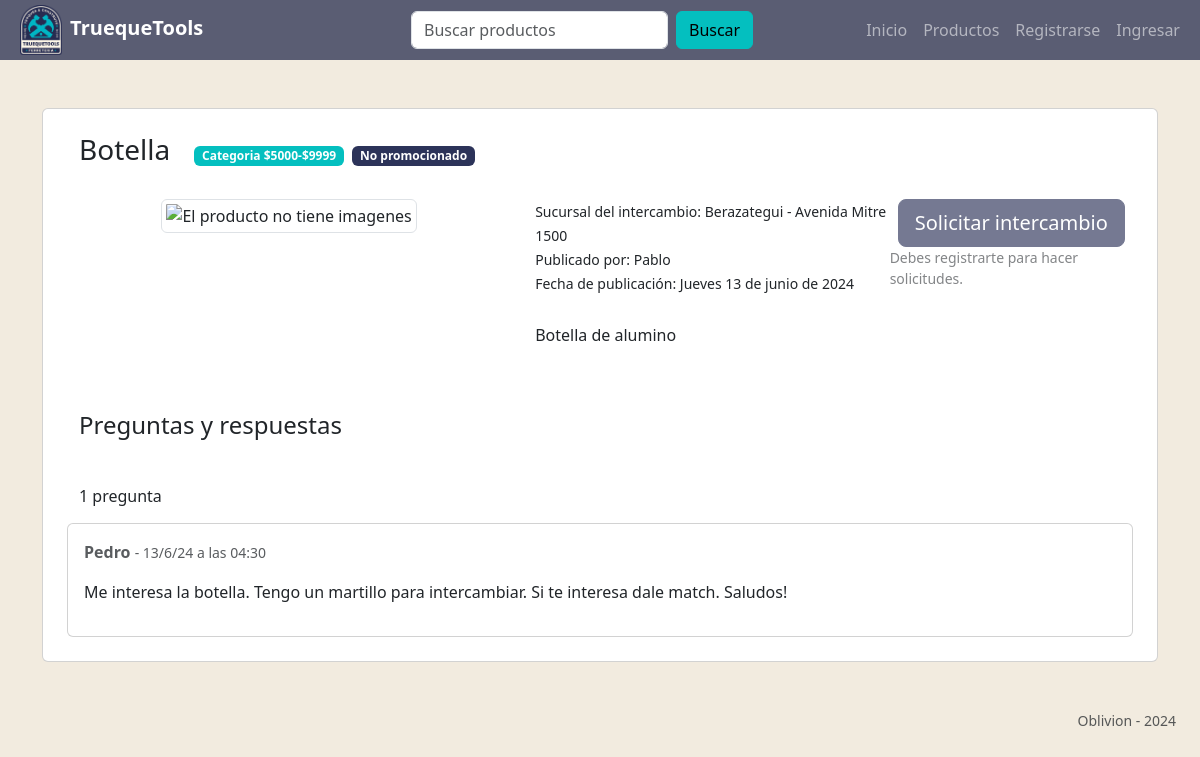
/productos/id/3, run on the app's committed database.
### tt_app/models.py (models this page shows, shortened)
class Producto(models.Model):
    nombre = models.CharField(max_length=50)
    descripcion = models.TextField(
        validators=[
            MinLengthValidator(10, "Este campo debe contener al menos 10 caracteres")
        ],
        max_length=1000,
    )
    class Categoria(models.IntegerChoices):
        categoria_1 = 1, _("$0-$4999")
        categoria_2 = 2, _("$5000-$9999")
        categoria_3 = 3, _("$10000+")
    categoria = models.IntegerField(choices=Categoria.choices)
    fecha_de_publicacion = models.DateTimeField(auto_now=False)
    imagen = ImageField(blank=True, upload_to="media/")
    promocionado = models.BooleanField(default=False)
    reservado = models.BooleanField(default=False)
    disponible = models.BooleanField(default=True)
    activo = models.BooleanField(default=True)
    usuario = models.ForeignKey(
        Usuario, on_delete=models.CASCADE, related_name="productos"
    )
    sucursal = models.ForeignKey(
        Sucursal, on_delete=models.CASCADE, related_name="productos"
    )
    fecha_hasta_promocion = models.DateTimeField(blank=True, null=True)

class Sucursal(models.Model):
    ciudad = models.CharField(max_length=50)
    direccion = models.CharField(max_length=200)
    activo = models.BooleanField(default=True)

class Usuario(AbstractBaseUser):
    email = models.EmailField(verbose_name="email", max_length=60, unique=True)
    username = models.CharField(max_length=30, blank=True)
    first_name = models.CharField(max_length=50, blank=True)
    last_name = models.CharField(max_length=50, blank=True)
    date_joined = models.DateTimeField(verbose_name="date joined", auto_now_add=True)
    last_login = models.DateTimeField(verbose_name="last login", auto_now=True)
    is_admin = models.BooleanField(default=False)
    is_active = models.BooleanField(default=True)
    is_staff = models.BooleanField(default=False)
    is_superuser = models.BooleanField(default=False)
    dni = models.CharField(max_length=10, blank=True)
    phone = models.CharField(max_length=30, blank=True)
    birthdate = models.DateField(default="1990-01-01", blank=True)
    hide_email = models.BooleanField(default=True)
    sucursal = models.ForeignKey(
        Sucursal, on_delete=models.CASCADE, related_name="empleados", null=True
    )
    objects = MyCustomUserManager()
    USERNAME_FIELD = "email"

class Pregunta(models.Model):
    producto = models.ForeignKey(
        Producto, on_delete=models.CASCADE, related_name="preguntas"
    )
    cliente = models.ForeignKey(Usuario, on_delete=models.CASCADE)
    texto = models.CharField(max_length=200)
    respuesta = models.ForeignKey(Respuesta, on_delete=models.CASCADE, null=True)
    fecha = models.DateTimeField(auto_now=True)
    activo = models.BooleanField(default=True)

### tt_app/views/producto_view.py (the view)
def detalle_producto(request, id):
    producto = get_object_or_404(Producto, id=id)
    preguntas = producto.preguntas.all().order_by("-fecha")
    form_pregunta = FormularioDePregunta()
    form_respuesta = FormularioDeRespuesta()
    return render(
        request,
        "productos/detalle_producto.html",
        {"producto": producto, "preguntas": preguntas, "form_pregunta": form_pregunta, "form_respuesta": form_respuesta},
    )

### tt_app/forms/producto_forms.py
class FormularioDePregunta(forms.ModelForm):
    texto = forms.CharField(
        required=True,
        max_length=1000,
        widget=forms.Textarea(
            attrs={"class": "form-control", "placeholder": "Escribí tu pregunta sobre este producto"}
        ),
        error_messages={
            "required": "Debe ingresar un texto para registrar la pregunta",
        },
    )
    class Meta:
        model = Pregunta
        fields = ["texto"]

class FormularioDeRespuesta(forms.ModelForm):
    texto = forms.CharField(
        required=True,
        max_length=1000,
        widget=forms.Textarea(
            attrs={"class": "form-control", "placeholder": "Respondé la consulta que hicieron sobre tu producto"}
        ),
        error_messages={
            "required": "Debe ingresar un texto para registrar la respuesta",
        },
    )
    class Meta:
        model = Respuesta
        fields = ["texto"]

### tt_app/templates/productos/detalle_producto.html (shortened to what this page needs)
{% extends 'base.html' %}
{% load static %}
{% block content %}
<div class="card ">
{% if producto.activo %}
<div class="row m-4">
    <span class="d-flex align-items-center mb-4 ">
        <h3 class="me-3">{{producto.nombre|capfirst}}</h3>
        <div class="mx-2">
            <a href="#" class="badge badge-primary bg-primary text-decoration-none text-white me-1">Categoria {{producto.get_categoria_display}}</a>
            {% if producto.promocionado %}
                <a href="#" class="badge badge-primary bg-warning text-decoration-none text-dark">Promocionado</a>
            {% else %}
                <a href="#" class="badge badge-secondary bg-secondary text-decoration-none text-white">No promocionado</a>
            {% endif %}
        </div>
    </span>
    <div class="col-5 ">
        <div class="d-flex align-items-center justify-content-center w-100">
            {% if producto.imagen %}
            <img src="{{producto.imagen.url}}" alt="Imagen del producto" class="img-fluid border border-2 w-100" />
            {% else %}
            <img src="{%static 'images/default-image-missing.png'%}" alt="El producto no tiene imagenes" class="img-thumbnail" />
            {% endif %}
        </div>
    </div>
    <div class="col-7 d-flex flex-column ps-4 pe-0">
        <span class="d-flex mb-4">
            <div class=" fw-light">
                <small>Sucursal del intercambio: {{producto.sucursal.ciudad}} - {{producto.sucursal.direccion}}</small><br>
                <small>Publicado por: {{producto.usuario.first_name}}</small><br>
                <small>Fecha de publicación: {{producto.fecha_de_publicacion|date:'l j \d\e F \d\e Y'|capfirst}} </small><br>
            </div>
            {%if not user.is_staff and producto.usuario != user and producto.disponible%}
                {%if not user.is_authenticated or producto.reservado%}
                <div class="d-flex flex-column justify-content-end align-items-center mb-auto ms-auto">
                    <button class="btn btn-secondary btn-lg" disabled>Solicitar intercambio</button>
                    {%if not user.is_authenticated%}
                    <small class="fw-light text-muted text-wrap opacity-75">Debes registrarte para hacer solicitudes.</small>
                    {%elif producto.reservado%}
                    <small class="fw-light text-muted text-wrap opacity-75">Este producto está reservado de momento.</small>
                    {%endif%}
                </div>
            {%else%}
            <a href="{% url 'solicitar' id=producto.id %}" class="btn btn-primary btn-lg mb-auto ms-auto">Solicitar intercambio</a>
            {%endif%}
            {%endif%}
        </span>
        <p class="mt-1">{{producto.descripcion|capfirst}}</p>
    </div>
    <h4 class="mt-5 mb-4">Preguntas y respuestas</h4>
    {%if preguntas%}
    {% with preguntas.count as total_de_preguntas %}
        <h6 class="mt-4">
            {{ total_de_preguntas }} pregunta{{ total_de_preguntas|pluralize }}
        </h6>
    {% endwith %}
    {%endif%}
    {% for pregunta in preguntas.all %}
        <div class="preguntas card card-body mt-2">
            <p class="info text-muted"><b>{{ pregunta.cliente.first_name }}</b> <small>- {{pregunta.fecha|date:'j/n/y \a \l\a\s H:i'}}</small></p>
            <p class="mb-3">{{ pregunta.texto|capfirst}}</p>
        </div>
        {% empty %}
            <p class="text-muted">No hay preguntas</p>
    {% endfor %}
</div>
</div>
{% endif %}
{% endblock %}

### data on the page
Producto: nombre "Botella", categoria "$5000-$9999", sucursal.ciudad "Berazategui", sucursal.direccion "Avenida Mitre 1500", usuario.first_name "Pablo", fecha_de_publicacion "Jueves 13 de junio de 2024", descripcion "Botella de alumino"
Pregunta: cliente.first_name "Pedro", fecha "13/6/24 a las 04:30", texto "Me interesa la botella. Tengo un martillo para intercambiar. Si te interesa dale match. Saludos!"

### other printed values
{{ total_de_preguntas }} "1"
